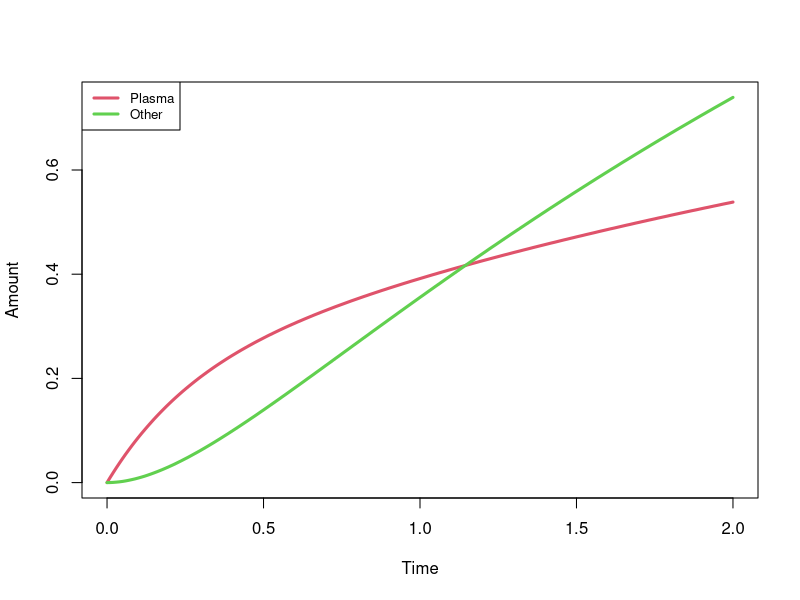

The R source for this figure:
setwd('/Users/pawankarki/Desktop/sta705/homework9/Runge-Kutta')

dat  <- read.table("plot.dat", header=TRUE)
maxx <- max(dat[, 1])
maxy <- max(dat[,-1])
k    <- dim(dat)[2]
plot(c(0, maxx), c(0,maxy), type="n", xlab="Time", ylab="Amount")

#pdf("hw9.pdf")

for(i in 2:(k-1))
  lines(dat[,1], dat[,i], col=i, lwd = 3)
legend('topleft', legend=c("Plasma", "Other"), col=2:(k-1), lty=1, cex=0.8,lwd = 3)

#dev.off()